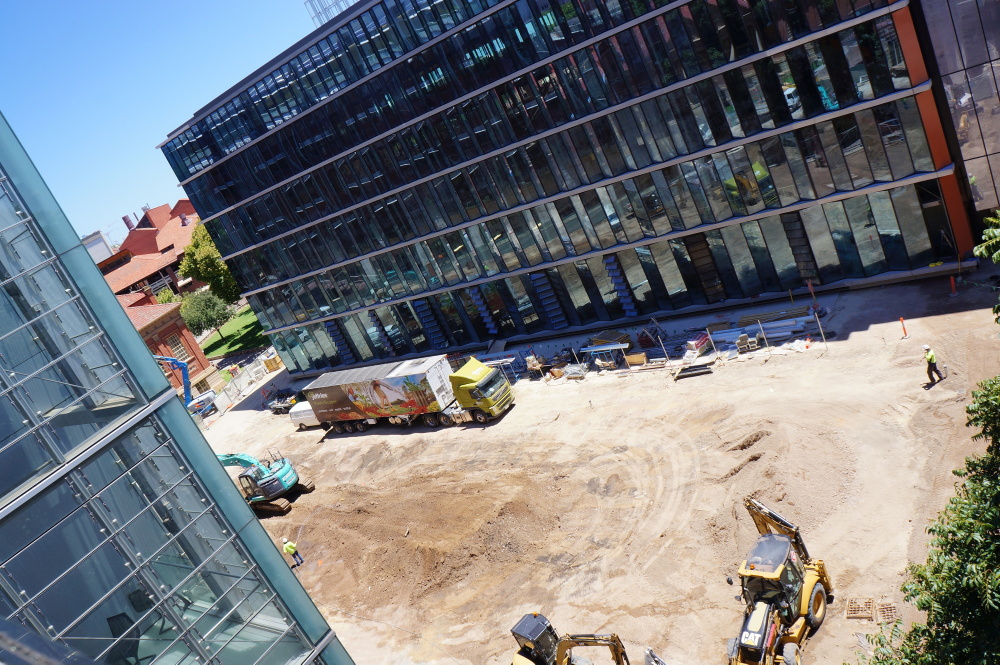
#> input picture l3_src/DSC03005.JPG, 2000 x 1329 px, given in place of l1.png, which was not available (shown at 1/2 size)
$ jupyter execute --allow-errors 'Quarta lista de exercícios.ipynb'   (older library calls are emulated)   (text cells are left out)
#> lines starting #> are read from the running program, lines starting #| are printed output that depends on the picture; after the words box and inside, x2 and y2 are one past the last pixel; in counts of white or black regions, pixels touching at a corner belong together; pictures that were not available may be replaced by others from this repository, and a replacement may not be noted
[cell 1]
import numpy as np
import cv2
from matplotlib import pyplot as plt
from mpl_toolkits import mplot3d
from google.colab.patches import cv2_imshow

[cell 2]
headL = cv2.imread('l1.png', cv2.IMREAD_GRAYSCALE)
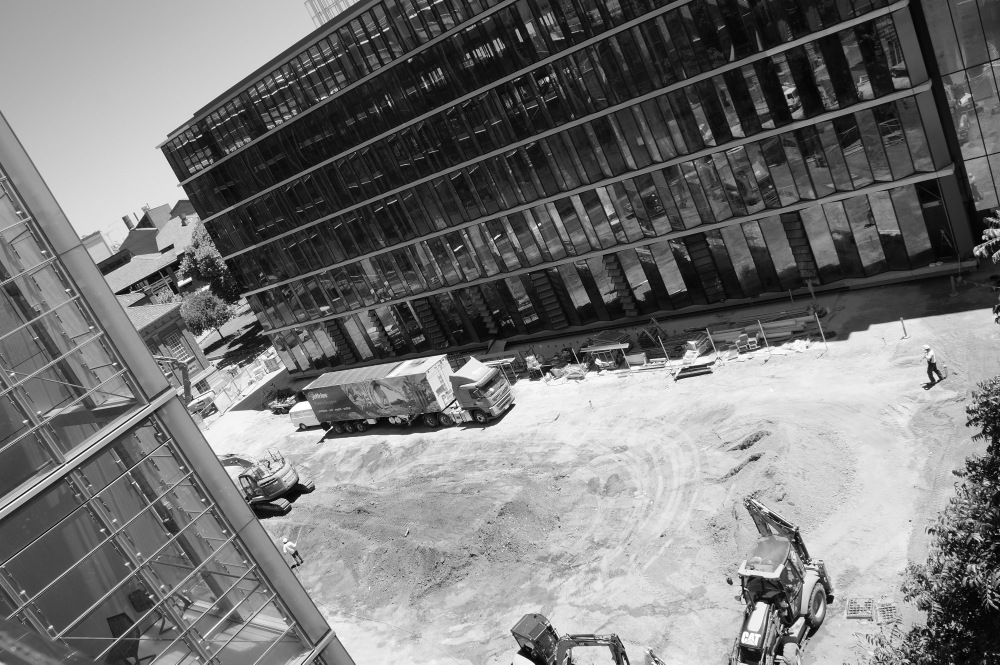
#> headL: shape (1329, 2000) (shown at 1/2 size); min 0, max 255, mean 118.3
headR = cv2.imread('r1.png', cv2.IMREAD_GRAYSCALE)
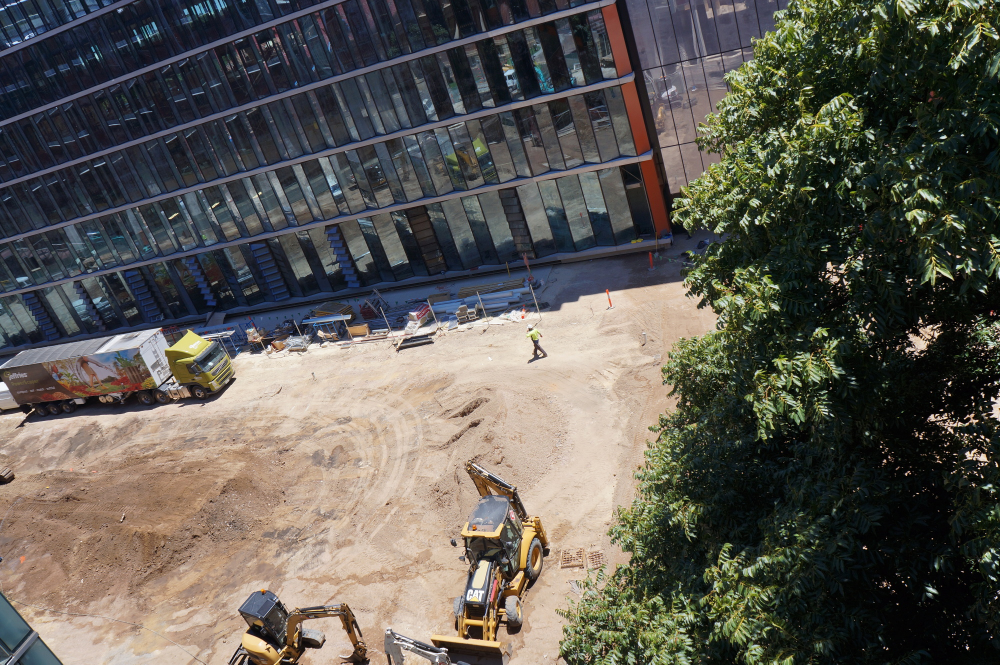
#> input picture l3_src/DSC03006.JPG, 2000 x 1329 px, given in place of r1.png, which was not available (shown at 1/2 size)
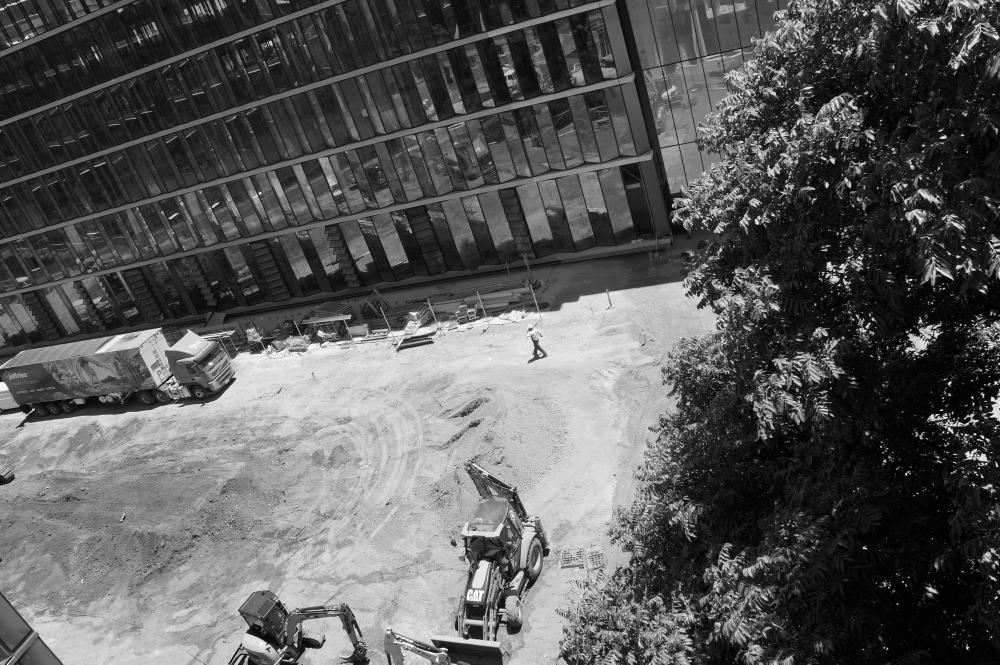
#> headR: shape (1329, 2000) (shown at 1/2 size); min 0, max 255, mean 90.1

stereo = cv2.StereoBM_create(numDisparities=32, blockSize=25)
disparity = stereo.compute(headL,headR)
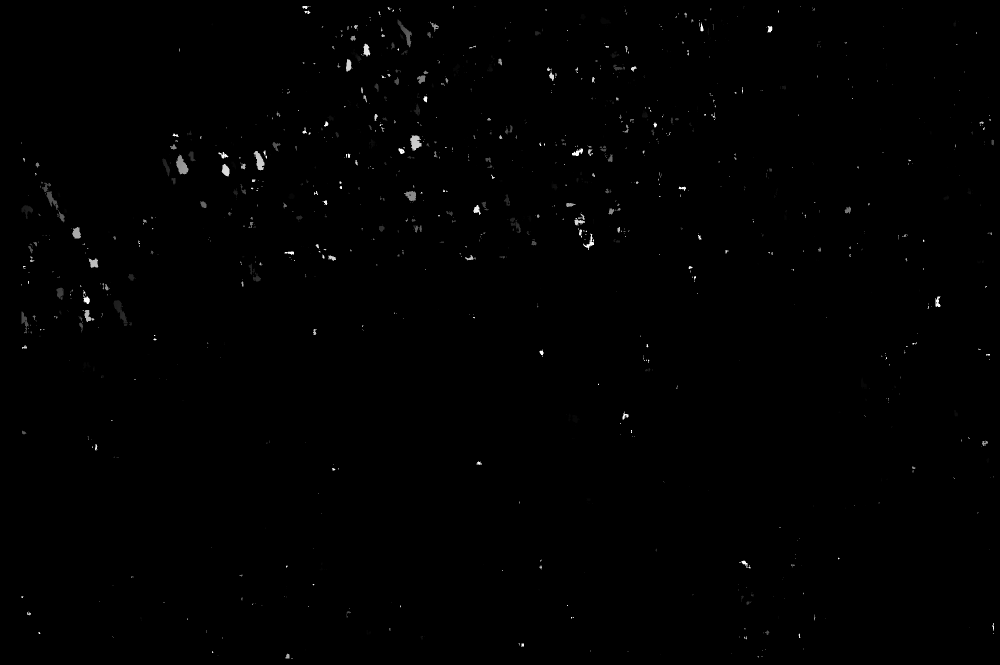
#> disparity: shape (1329, 2000) int16 (shown at 1/2 size); min -16, max 496, mean -13.9; drawn with min black and max white
plt.imshow(disparity,'gray')
plt.show()

background = cv2.GaussianBlur(headL, (101, 101), 3)
background_mask = np.zeros_like(disparity)
background_mask[disparity > 250] = 255
mask = background_mask.copy()
mask[background_mask == 255] = 0
mask[background_mask == 0] = 255
mask = mask.astype(np.uint8)
result = cv2.bitwise_or(cv2.bitwise_and(background, mask), cv2.bitwise_and(headL, cv2.bitwise_not(mask)))
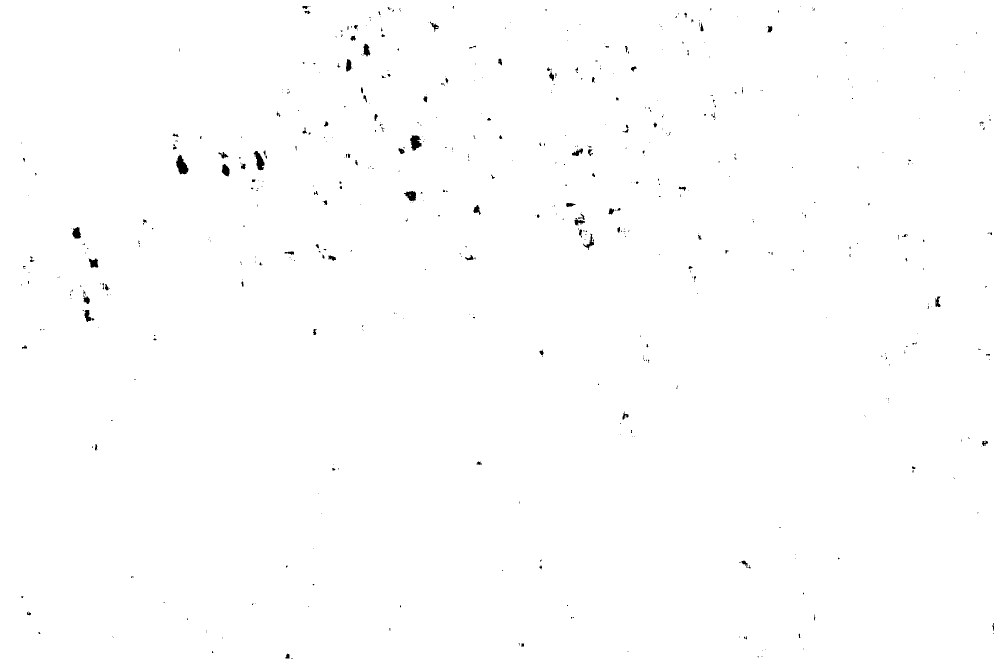
#> mask: shape (1329, 2000) (shown at 1/2 size); 99.6% white; 570 black regions (466 under 20 px), largest, box (x1, y1, x2, y2) and area: (352, 309, 377, 349) 575, (820, 271, 843, 301) 464, (507, 302, 529, 341) 444
#> further down, img_left_color is the input picture: shape (1329, 2000, 3); mean B, G, R 122.8, 118.6, 116.2
#> further down, img_right_color is the input picture: shape (1329, 2000, 3); mean B, G, R 83, 89.8, 93.2
# cv2_imshow(result)
plt.imshow(result,'gray')
plt.show()

[cell 3]
bikeR = cv2.imread('bikeL.png', cv2.IMREAD_GRAYSCALE)
bikeL = cv2.imread('bikeR.png', cv2.IMREAD_GRAYSCALE)

stereo = cv2.StereoBM_create(numDisparities=320, blockSize=61)
#> (the rest of this cell did not finish here and is left out)

[cell 4]
objectsL = cv2.imread('im1.png', cv2.IMREAD_GRAYSCALE)
objectsR = cv2.imread('im0.png', cv2.IMREAD_GRAYSCALE)

stereo = cv2.StereoBM_create(numDisparities=64, blockSize=41)
#> (the rest of this cell did not finish here and is left out)

[cell 5]
def showImg(img):
    plt.imshow(cv2.cvtColor(img, cv2.COLOR_RGB2BGR))

# [18 lines left out: function write_ply, not called in this run]

[cell 6]
def project(img_left_color, img_right_color):
  img_left_bw = cv2.blur(cv2.cvtColor(img_left_color, cv2.COLOR_RGB2GRAY),(5,5))
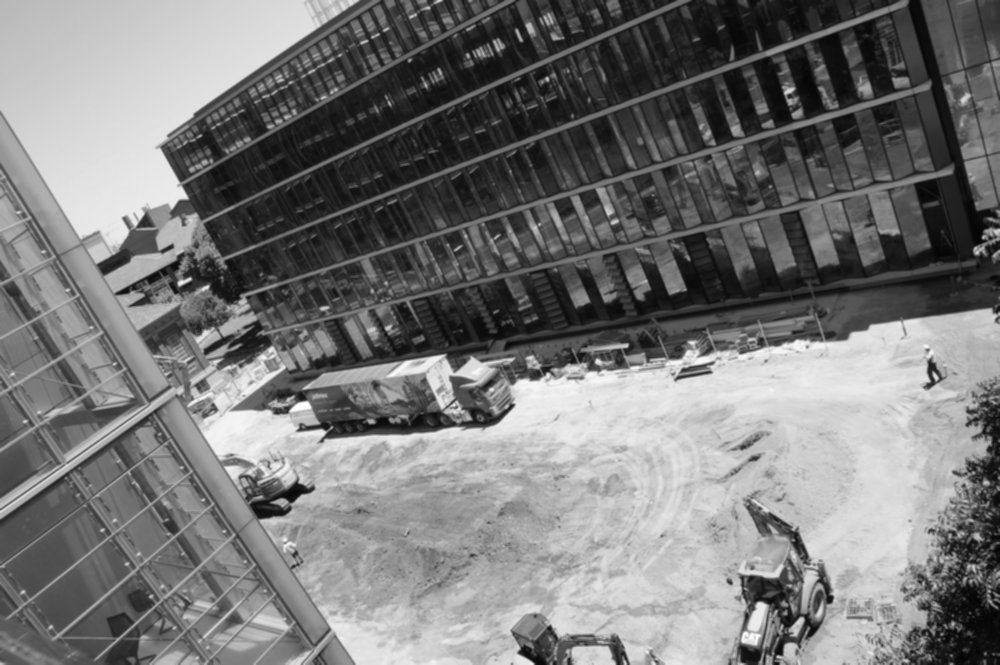
#> img_left_bw: shape (1329, 2000) (shown at 1/2 size); min 3, max 255, mean 119.5
  img_right_bw = cv2.blur(cv2.cvtColor(img_right_color, cv2.COLOR_RGB2GRAY),(5,5))
  stereo = cv2.StereoBM_create(numDisparities=128, blockSize=51)
  disparity = stereo.compute(img_left_bw,img_right_bw)

  plt.imshow(disparity,'gray')
  plt.show()

  img = disparity.copy()
  plt.imshow(img, 'CMRmap_r')
  matrix_type_1 = 'P2'
  matrix_type_2 = 'P3'

  calib_file =  "/content/swordcalib.txt"
  # [10 lines of commented-out code are left out]

  import re

  # read file content
  with open(calib_file, 'r') as f:
      content = f.read()

  # extract camera matrices using regular expressions
  cam1_str = re.findall(r'cam0=\[(.*)\]', content)[0]
  cam2_str = re.findall(r'cam1=\[(.*)\]', content)[0]

  # print(cam1_str.split(';'), type(cam1_str.split(';')))
  cam1_str_list = cam1_str.split(';')
  cam2_str_list = cam2_str.split(';')

  cam1 = np.array([np.fromstring(cam1_str_list[0], sep=' '), np.fromstring(cam1_str_list[1], sep=' '), np.fromstring(cam1_str_list[2], sep=' ')])
  cam2 = np.array([np.fromstring(cam2_str_list[0], sep=' '), np.fromstring(cam2_str_list[1], sep=' '), np.fromstring(cam2_str_list[2], sep=' ')])

  # parse string to numpy array
  # cam1 = np.fromstring(cam1_str, sep=';')
  # cam2 = np.fromstring(cam2_str, sep=';')

  print("Camera matrix 0:\n", cam1)
  print("Camera matrix 1:\n", cam2)

  Tmat = np.array([0.54, 0., 0.])

  rev_proj_matrix = np.zeros((4,4))

  cv2.stereoRectify(cameraMatrix1 = cam1,cameraMatrix2 = cam2, \
                    distCoeffs1 = 0, distCoeffs2 = 0, \
                    imageSize = img_left_color.shape[:2], \
                    R = np.identity(3), T = Tmat, \
                    R1 = None, R2 = None, \
                    P1 =  None, P2 =  None, Q = rev_proj_matrix);
  points = cv2.reprojectImageTo3D(img, rev_proj_matrix)

  #reflect on x axis
  reflect_matrix = np.identity(3)
  reflect_matrix[0] *= -1
  points = np.matmul(points,reflect_matrix)

  #extract colors from image
  colors = cv2.cvtColor(img_left_color, cv2.COLOR_BGR2RGB)

  #filter by min disparity
  mask = img > img.min()
  out_points = points[mask]
  out_colors = colors[mask]

  #filter by dimension
  idx = np.fabs(out_points[:,0]) < 4.5
  out_points = out_points[idx]
  out_colors = out_colors.reshape(-1, 3)
  out_colors = out_colors[idx]

  write_ply('out.ply', out_points, out_colors)
  print('%s saved' % 'out.ply')

[cell 7]
img_left_color = cv2.imread('l1.png')
img_right_color = cv2.imread('r1.png')
#> (the rest of this cell did not finish here and is left out)

[cell 8]
src = cv2.imread('l1.png')
plt.imshow(src,'gray')
plt.show()
projec1 = cv2.imread('projeção1.jpg')
#> (the rest of this cell did not finish here and is left out)

[cell 9]
img_left_color = cv2.imread('bikeR.png')
img_right_color = cv2.imread('bikeL.png')
#> (the rest of this cell did not finish here and is left out)

[cell 10]
src = cv2.imread('bikeR.png')
#> (the rest of this cell did not finish here and is left out)

[cell 11]
img_left_color = cv2.imread('im0.png')
img_right_color = cv2.imread('im1.png')
#> (the rest of this cell did not finish here and is left out)

[cell 12]
src = cv2.imread('im0.png')
#> (the rest of this cell did not finish here and is left out)

[cell 13]
%cd yolov5

import torch
from IPython.display import Image, clear_output  # to display images

clear_output()
print(f"Setup complete. Using torch {torch.__version__} ({torch.cuda.get_device_properties(0).name if torch.cuda.is_available() else 'CPU'})")
#> (this line was passed over: torch is not available in this run)
